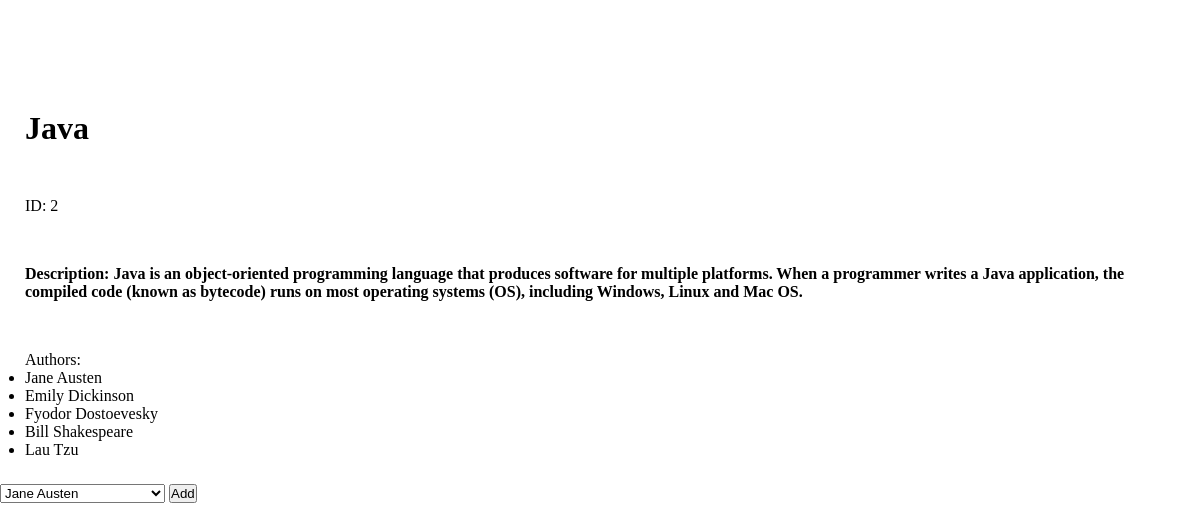
Screenshot of /results/2 with the database file from the repository.
### book_authors_app/models.py (models this page shows)
class Book(models.Model):
    title = models.CharField(max_length=255)
    desc = models.TextField()
    created_at = models.DateTimeField(auto_now_add=True)
    updated_at = models.DateTimeField(auto_now=True)

class Author(models.Model):
    books = models.ManyToManyField(Book, related_name='authors')
    first_name = models.CharField(max_length=75)
    last_name = models.CharField(max_length=75)
    notes = models.TextField()
    created_at = models.DateTimeField(auto_now_add=True)
    updated_at = models.DateTimeField(auto_now=True)

### book_authors_app/views.py (the view)
# urls.py: path('results/<int:number>', views.results),
def results(request, number):
    context = {
            'this_book' : Book.objects.get(id=number),
            'this_author': Author.objects.get(id=number),
            'all_books': Book.objects.all(),
            'all_authors': Author.objects.all()
        }
    return render(request, 'book_details.html', context)

### book_authors_app/templates/book_details.html (shortened to what this page needs)
<!DOCTYPE html>
<html lang="en">
<head>
    {% load static %}
    <link rel="stylesheet" href="{% static 'books_details.css' %}">
</head>
<body>
    <h1>{{this_book.title}}</h1>
        <p>ID: {{this_book.id}}</p>
        <p class='bold_p'>Description: {{this_book.desc}}</p>
    <ul>Authors:
        {% for author in this_book.authors.all %}
        <li>{{author.first_name}} {{author.last_name}}</li>
        {% endfor %}
    </ul>
    <form action="/book/{{this_book.id}}" method="POST">
        <select name="author" id="">
            {% for author in all_authors %}
            <option value="{{author.id}}">{{author.first_name}} {{author.last_name}}</option>
            {% endfor %}
        </select>
        <button type="submit">Add</button>
    </form>
</body>
</html>

### book_authors_app/static/books_details.css (style rules this page uses)
* { margin: 0px auto; padding: 0px; }
body { margin-top: 85px; }
.bold_p { font-weight: bold; }
p, h1, ul { padding: 25px; }

### rows the page displays
Book: title "Java", id "2", desc "Java is an object-oriented programming language that produces software for multiple platforms. When a programmer writes a Java application, the compiled code (known as bytecode) runs on most operating systems (OS), including Windows, Linux and Mac OS."
Author: first_name "Jane", last_name "Austen"
Author: first_name "Emily", last_name "Dickinson"
Author: first_name "Fyodor", last_name "Dostoevesky"
Author: first_name "Bill", last_name "Shakespeare"
Author: first_name "Lau", last_name "Tzu"

### other values shown
form field author "Jane Austen"
